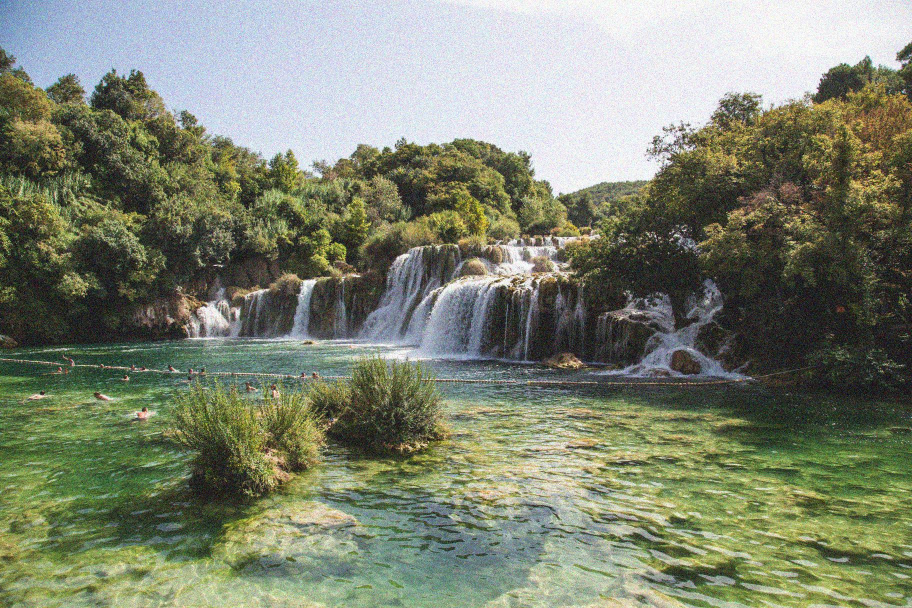
#> input picture chapter_3/images/noise-noisy-nature.jpg, 1824 x 1216 px (shown at 1/2 size)
$ python preserve_edges.py   (older library calls are emulated)
#> lines starting #> are read from the running program, lines starting #| are printed output that depends on the picture
### chapter_3/utils.py
from matplotlib import pyplot as plt
import numpy as np


def show_image(image, title="Image", cmap_type='gray'):
    plt.imshow(image, cmap=cmap_type)
    plt.title(title)
    plt.axis('off')
    plt.show()


# [17 lines left out: functions show_histogram, get_mask, not called in this run]

### chapter_3/preserve_edges.py
from matplotlib import pyplot as plt
from skimage.restoration import denoise_bilateral
from utils import show_image

image = plt.imread('images/noise-noisy-nature.jpg')
#> image is the input picture: shape (1216, 1824, 3); mean R, G, B 126.7, 132.9, 113.2

denoised_image = denoise_bilateral(image, multichannel=True)
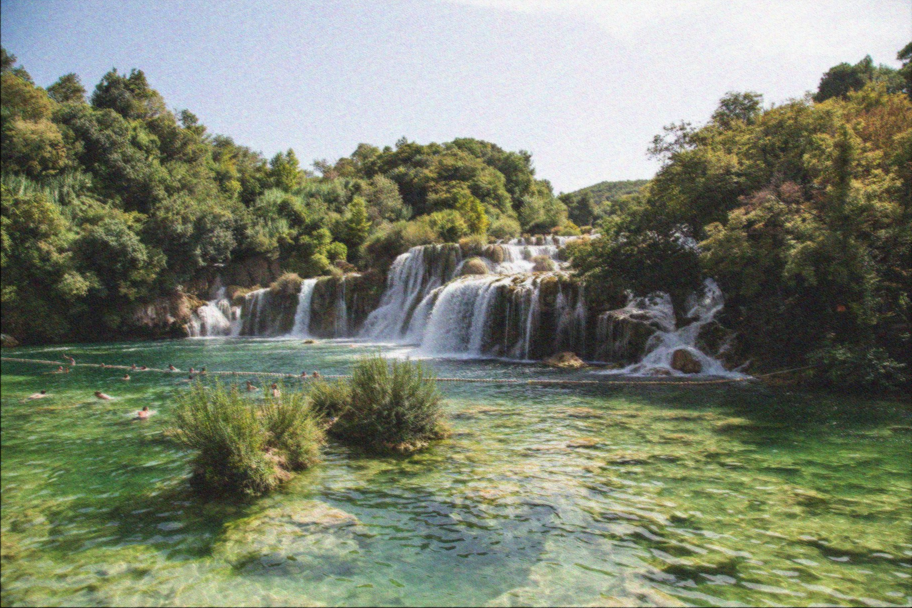
#> denoised_image: shape (1216, 1824, 3) float64 (shown at 1/2 size); mean R, G, B 0.495, 0.52, 0.442

show_image(image)
show_image(denoised_image, "Denoised Image")

$ run again, with chapter_3/images/chinese.jpg copied over chapter_3/images/noise-noisy-nature.jpg
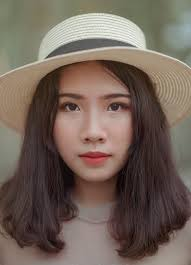
#> input picture chapter_3/images/chinese.jpg, 191 x 265 px
#> image is the input picture: shape (265, 191, 3); mean R, G, B 114.6, 99.2, 89
#> `denoised_image = denoise_bilateral(image, multichannel=True)`:
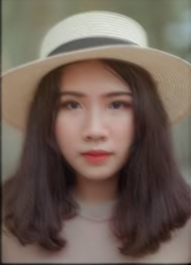
#> denoised_image: shape (265, 191, 3) float64; mean R, G, B 0.445, 0.384, 0.345

$ run again, with chapter_3/images/fruits_image.jpg copied over chapter_3/images/noise-noisy-nature.jpg
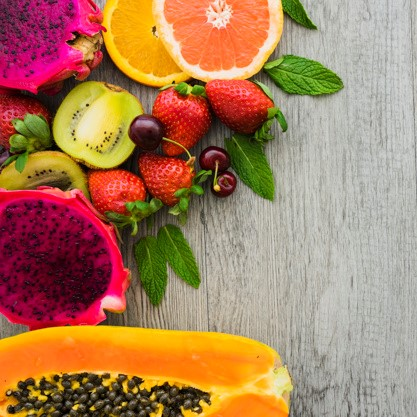
#> input picture chapter_3/images/fruits_image.jpg, 417 x 417 px
#> image is the input picture: shape (417, 417, 3); mean R, G, B 170.2, 126.7, 93.8
#> `denoised_image = denoise_bilateral(image, multichannel=True)`:
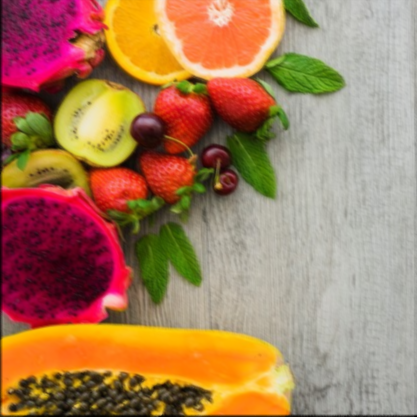
#> denoised_image: shape (417, 417, 3) float64; mean R, G, B 0.662, 0.493, 0.364

$ run again, with chapter_3/images/damaged_astronaut.png saved as chapter_3/images/noise-noisy-nature.jpg
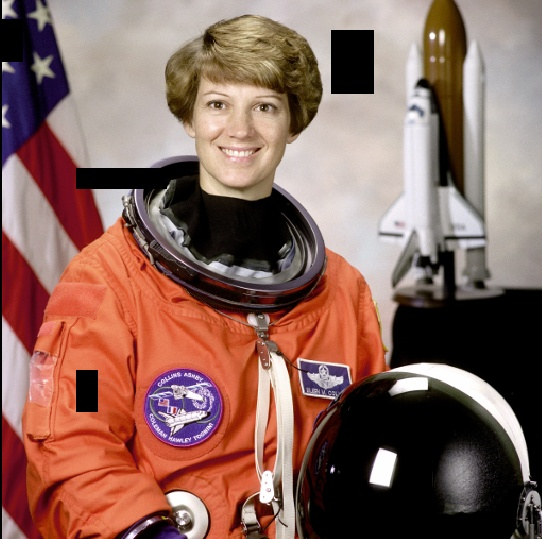
#> input picture chapter_3/images/damaged_astronaut.png, 542 x 539 px
#> image is the input picture: shape (539, 542, 3); mean R, G, B 138, 102.6, 93.2
#> `denoised_image = denoise_bilateral(image, multichannel=True)`:
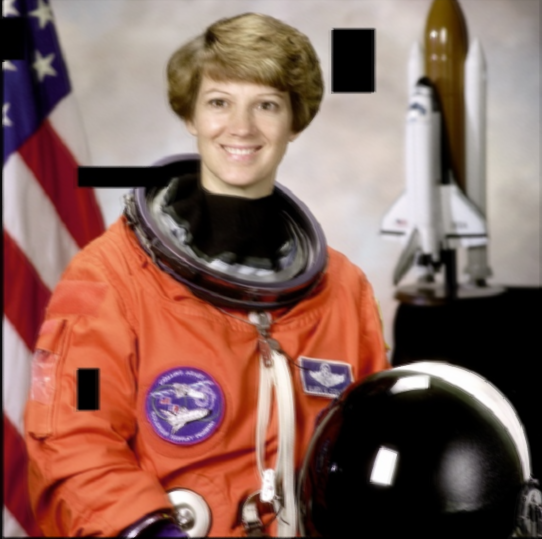
#> denoised_image: shape (539, 542, 3) float64; mean R, G, B 0.538, 0.399, 0.363
